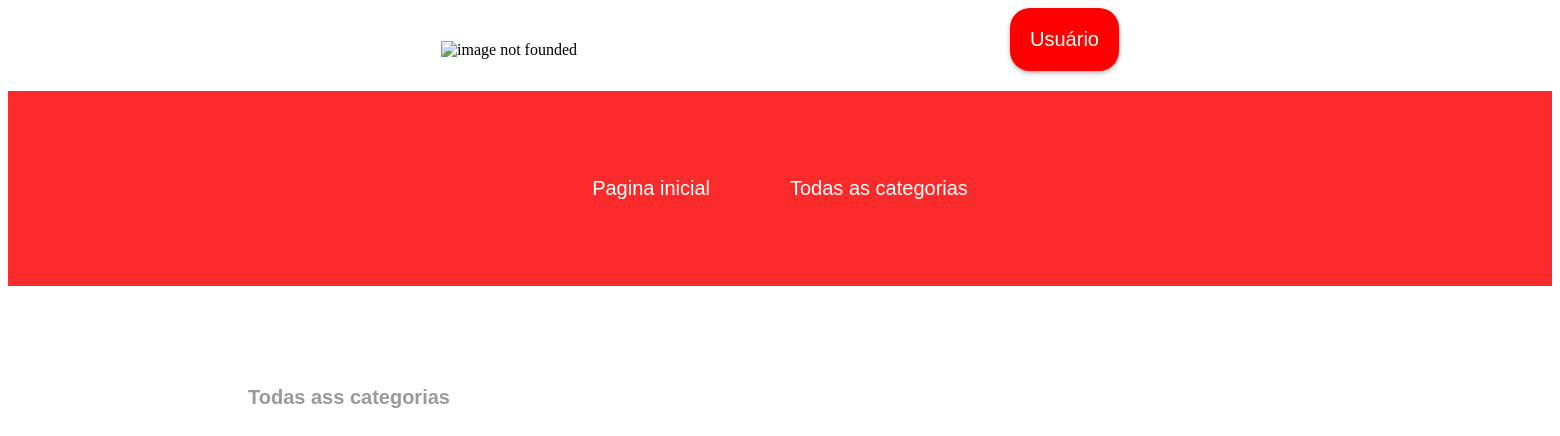
The page /todasAsReceitas.php on the database as committed earlier.
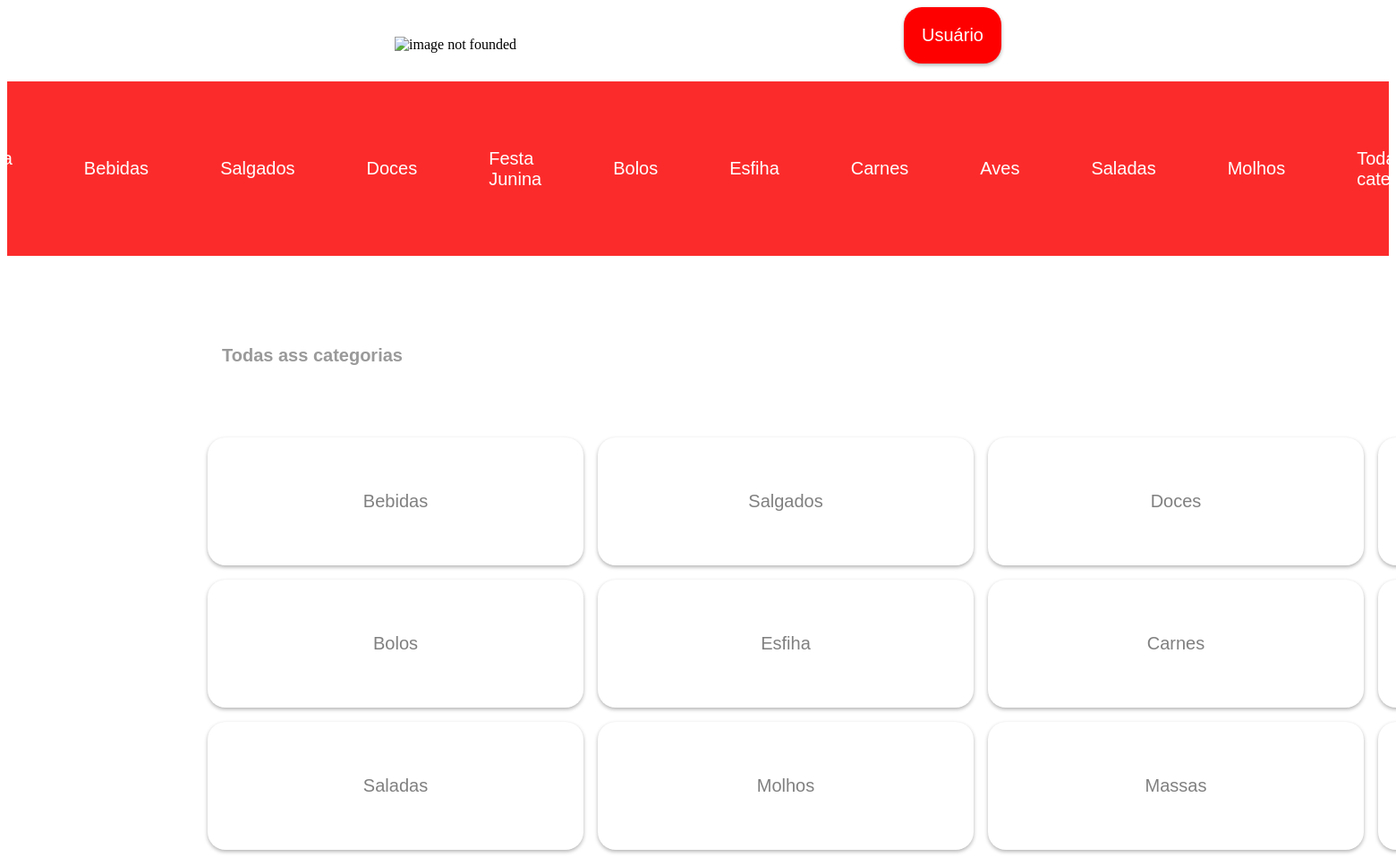
The same page on the database as committed later.
### tables this page shows
CREATE TABLE `categorias` (
  `user_id` varchar(30) NOT NULL,
  `categoria` varchar(50) NOT NULL
);

### banco.php (called while the page is built, shortened)
<?php
    $banco = new mysqli("localhost:3307", "root", "", "receitas_php");
    function featchTodasAsCategorias(){
        global $banco;
        $query = "SELECT * FROM `categorias`";
        if($result = $banco->query($query)){
            $categorias = $result->fetch_all(MYSQLI_ASSOC);
            return $categorias;
       }
    }
?>

### functions.php (called while the page is built, shortened)
<?php
require_once "banco.php";
        function getAllCategorias(){
           $result = featchTodasAsCategorias();
           return $result;
        }
?>

### todasAsReceitas.php (the view, shortened to what this page needs)
<!DOCTYPE html>
<html lang="en">
<head>
</head>
<body>
    <header>
        <?php
        require_once "header.php";
        ?>
    </header>
    <section>
        <h1 class="titutlo">Todas ass categorias</h1>
        <div class="categories">
        <?php
           require_once "functions.php";
           $fetch = getAllCategorias();
           if ($fetch !== false) {
               foreach ($fetch as $featch) {
                   $categoria = urlencode($featch['categoria']);
                   $url = "receitasPorCategoria.php?categoria={$categoria}";
                   echo "<a href='{$url}' class='categoriaFeach'>" . htmlspecialchars($featch['categoria']) . "</a>";
               }
           }
        ?>
         </div>
    </section>
</body>
</html>

### header.php (shortened to what this page needs)
<header>
            <div>
                <div class="cabecalho">
                        <div>
                           <img class="logo" src="https://encrypted-tbn0.gstatic.com/images?q=tbn:ANd9GcQE13zAlmPuC9YmevJRJ4VJV0tSE9cpjM4KOg&s" alt="image not founded">
                        </div>
                       <div>
                       <?php
                        require_once "navigation.php"; require_once "head.php";?>
                            <div>
                                <button class="interacaoUsuario" onclick="displayMenu()" >   <?php echo isset($usuario) ? htmlspecialchars($usuario) : 'Usuário'; ?></button>
                            </div>
                       </div>
                </div>
                        <div class="menuCategorias">
                            <a href="index.php" class="categoria-link">Pagina inicial</a>
                                <?php require_once "functions.php";
                                $count = 0;
                                $max_count  = 10;
                                    $fetch = getAllCategorias();
                                    if($fetch != false){
                                        foreach($fetch as $featch){
                                            if($count >= $max_count){
                                                break;
                                            }
                                            $categoria = urlencode($featch['categoria']);
                                            $url = "receitasPorCategoria.php?categoria={$categoria}";
                                                echo "<div class='categorias'>";
                                                echo "<a href='{$url}' class='categoria-link'>" . htmlspecialchars($featch['categoria']) . "</a>";
                                           $count++;
                                        }
                                    }
                                ?>
                                    <a href="todasAsReceitas.php" class="categoria-link">Todas as categorias</a>
                        </div>
                    </div>
        </header>

### header.php (style rules this page uses)
.cabecalho { display: flex; align-items: center; justify-content: space-evenly; }
.logo { width: 300px; height: 260px; }
.interacaoUsuario { background-color: white; border: none; padding: 1em; box-shadow: 0 2px 4px 0 rgba(0, 0, 0, .3); font-size: 16px; transition: 300ms ease-in-out; margin-bottom: 1em; font-size: 20px; border-radius: 1em; background-color: red; color: white; }
.menuCategorias { display: flex; gap: 1em; align-items: center; background-color: rgb(56, 66, 210); padding: 1em; justify-content: center; font-size: 20px; background-color: rgb(252, 43, 43); }
.categorias { display: flex; align-items: center; gap: 2em; }
.categoria-link { text-decoration: none; color: white; font-family: Arial, Helvetica, sans-serif; padding: 1em; transition: 300ms ease-in-out; border-radius: 1em; }

### todasAsReceitas.php (style rules this page uses)
.categories { display: grid; grid-template-columns: repeat(4, 1fr); gap: 1em; align-items: center; margin-left: 14em; margin-top: 5em; }
.categoriaFeach { background-color: white; box-shadow: 0 2px 4px 0 rgba(0, 0, 0, .3); padding: 3em; width: 300px; text-align: center; font-size: 20px; text-decoration: none; font-family: Arial, Helvetica, sans-serif; color: grey; border-radius: 1em; }
.titutlo { margin-top: 5em; font-family: Arial, Helvetica, sans-serif; margin-left: 12em; font-size: 20px; color:rgb(154, 154, 154); }

Rows that differ between the two databases and show on the page:
added categorias: categoria "Bebidas"
added categorias: categoria "Salgados"
added categorias: categoria "Doces"
added categorias: categoria "Festa Junina"
added categorias: categoria "Bolos"
added categorias: categoria "Esfiha"
added categorias: categoria "Carnes"
added categorias: categoria "Aves"
added categorias: categoria "Saladas"
added categorias: categoria "Molhos"
added categorias: categoria "Massas", shown under "Todas ass categorias"
